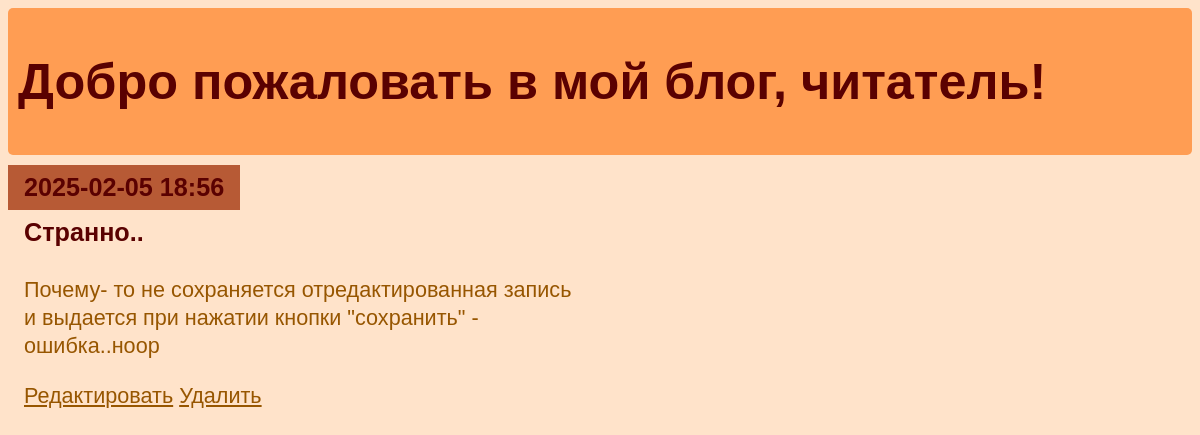
Page /entry/3 on the earlier database version.
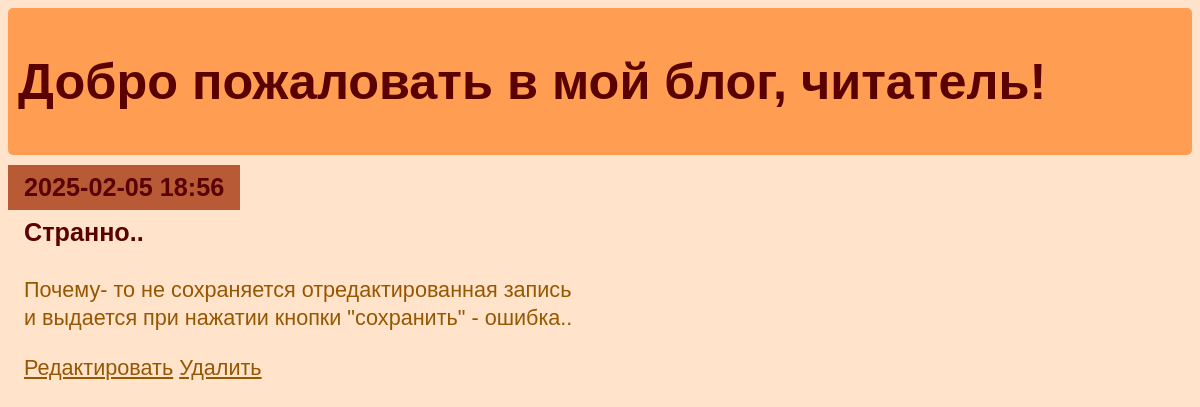
Same page on the later database version.
### entries/models.py (models this page shows, shortened)
class Entry(models.Model):
   title = models.CharField(max_length=200)
   content = models.TextField()
   date_created = models.DateTimeField(default=timezone.now)
   class Meta:
       verbose_name_plural = "Entries"

### entries/views.py (the view)
class EntryDetailView(DetailView):
   model = Entry

### entries/templates/entries/entry_detail.html
{% extends "entries/base.html" %}
{% block content %}
   <article>
       <h2>{{ entry.date_created|date:'Y-m-d H:i' }}</h2>
        <div class="block">
            <h3>{{ entry.title }}</h3>
            <p>{{ entry.content }}</p>
        </div>
   </article>
   <p>
        <a href="{% url 'entry-update' entry.id %}">Редактировать</a>
        <a href="{% url 'entry-delete' entry.id %}">Удалить</a>
    </p>
{% endblock %}

Differences in the rows shown:
changed Entry "Странно..": content "Почему- то не сохраняется отредактированная запись и выдается при нажатии кнопки \"сохранить\" - ошибка..ноор" → "Почему- то не сохраняется отредактированная запись и выдается при нажатии кнопки \"сохранить\" - ошибка.."
